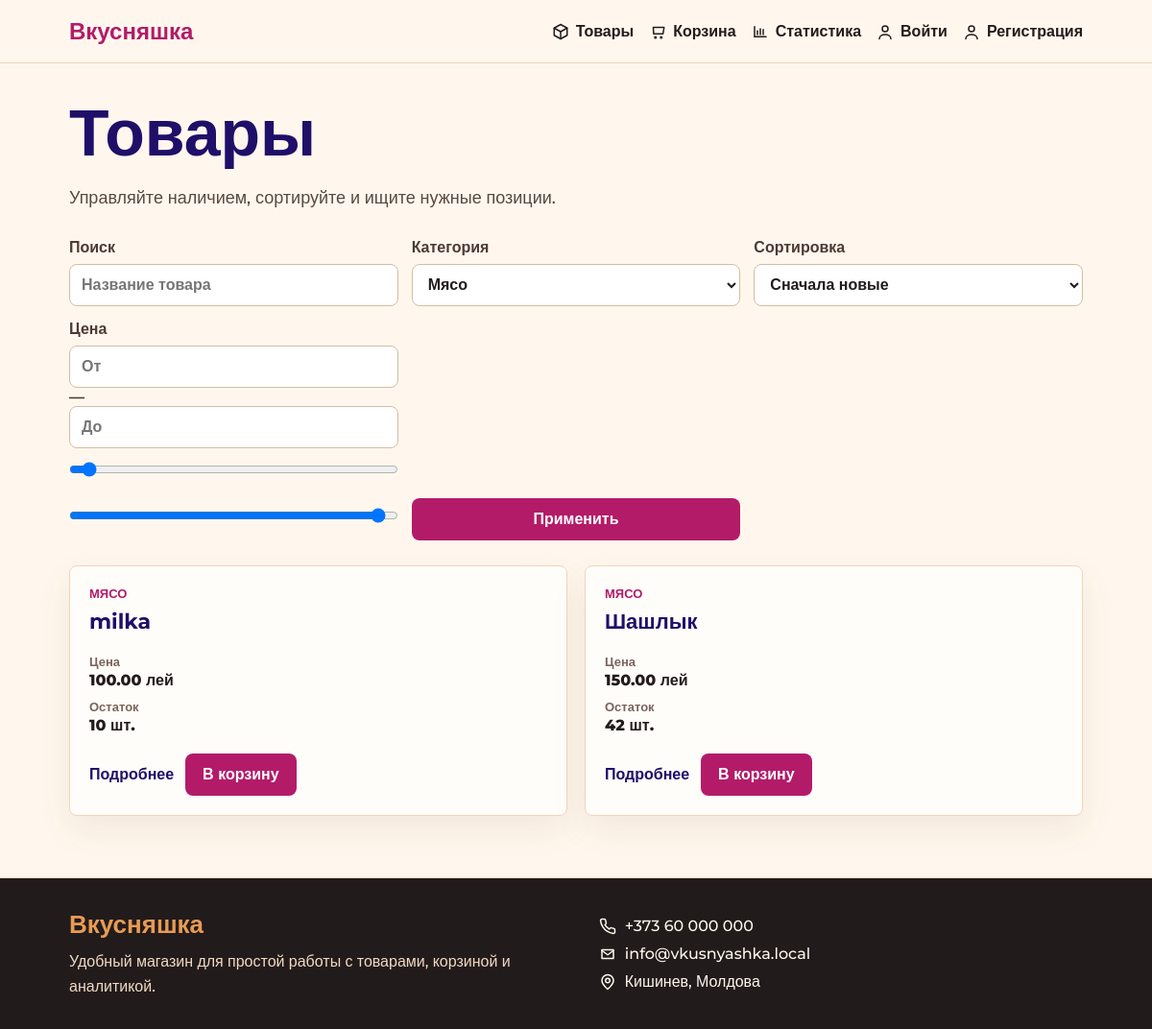
Screenshot of /products?category_id=37 with the database file from the repository.
### tables this page shows
CREATE TABLE products (
                id INTEGER PRIMARY KEY AUTOINCREMENT,
                name TEXT NOT NULL,
                price REAL NOT NULL CHECK(price >= 0),
                stock INTEGER NOT NULL DEFAULT 0,
                category_id INTEGER,
                created_at TEXT NOT NULL,
                FOREIGN KEY (category_id) REFERENCES categories(id)
            );

CREATE TABLE categories (
                id INTEGER PRIMARY KEY AUTOINCREMENT,
                name TEXT NOT NULL UNIQUE
            );

### products.py (the view)
@products_bp.route("/items")
@products_bp.route("/products")
def products():
    category_id = request.args.get("category_id", type=int)
    sort = request.args.get("sort", "new")
    search = request.args.get("search", "").strip()
    price_min = request.args.get("price_min")
    price_max = request.args.get("price_max")
    products = get_products(
        category_id=category_id,
        sort=sort,
        search=search or None,
        min_price=price_min,
        max_price=price_max,
    )
    price_bounds = get_price_bounds()
    return render_template(
        "products.html",
        products=products,
        categories=get_categories(),
        selected_category=category_id,
        sort=sort,
        search=search,
        price_min=price_min,
        price_max=price_max,
        price_bounds=price_bounds,
    )

### auth.py (called while the page is built)
@auth_bp.before_app_request
def load_logged_in_user():
    user_id = session.get("user_id")
    if user_id is None:
        g.user = None
    else:
        g.user = get_user_by_id(user_id)

@auth_bp.app_context_processor
def inject_user():
    return {
        "current_user": g.get("user"),
        "cart_item_count": get_cart_item_count(),
        "csrf_token": generate_csrf_token(),
    }

### models.py (called while the page is built, shortened)
def get_db():
    if "db" not in g:
        g.db = sqlite3.connect(current_app.config["DB_PATH"], detect_types=sqlite3.PARSE_DECLTYPES)
        g.db.row_factory = sqlite3.Row
        g.db.execute("PRAGMA foreign_keys = ON")
    return g.db

def get_categories():
    conn = get_db()
    return conn.execute("SELECT * FROM categories ORDER BY name").fetchall()

def get_products(category_id=None, sort="new", search=None, min_price=None, max_price=None):
    order_by = {
        "new": "p.created_at DESC",
        "name": "p.name ASC",
        "price_asc": "p.price ASC",
        "price_desc": "p.price DESC",
        "stock": "p.stock DESC",
    }
    query = """
        SELECT p.*, c.name AS category_name
        FROM products p
        LEFT JOIN categories c ON c.id = p.category_id
    """
    conditions = []
    params = []
    if category_id:
        conditions.append("p.category_id = ?")
        params.append(category_id)
    if search:
        conditions.append("LOWER(p.name) LIKE ?")
        params.append(f"%{search.lower()}%")
    if conditions:
        query += " WHERE " + " AND ".join(conditions)
    query += f" ORDER BY {order_by.get(sort, 'p.created_at DESC')}"
    conn = get_db()
    return conn.execute(query, params).fetchall()

def get_price_bounds():
    conn = get_db()
    row = conn.execute("SELECT COALESCE(MIN(price), 0) AS min_price, COALESCE(MAX(price), 0) AS max_price FROM products").fetchone()
    return row["min_price"], row["max_price"]

### utils.py (called while the page is built, shortened)
def parse_cart_cookie(cookie_value):
    if not cookie_value:
        return {}

def get_cart_item_count():
    cart = parse_cart_cookie(request.cookies.get("cart"))
    return sum(cart.values())

def generate_csrf_token():
    token = session.get("csrf_token")
    if not token:
        token = secrets.token_urlsafe(16)
        session["csrf_token"] = token
    return token

### templates/products.html (shortened to what this page needs)
{% extends "base.html" %}
{% block content %}
<section class="page-head">
    <div>
        <h1>Товары</h1>
        <p>Управляйте наличием, сортируйте и ищите нужные позиции.</p>
    </div>
</section>
<form class="filters" method="get">
    <label>
        Поиск
        <input type="search" name="search" placeholder="Название товара" value="{{ search }}">
    </label>
    <label>
        Категория
        <select name="category_id">
            {% for category in categories %}
                <option value="{{ category.id }}" {% if selected_category == category.id %}selected{% endif %}>
                    {{ category.name }}
                </option>
            {% endfor %}
        </select>
    </label>
    <label>
        Сортировка
        <select name="sort">
            <option value="new" {% if sort == "new" %}selected{% endif %}>Сначала новые</option>
        </select>
    </label>
    <label>
        Цена
        <div class="price-range">
            <div>
                <input type="number" step="0.01" name="price_min" id="price_min_input" placeholder="От" value="{{ price_min or '' }}">
                —
                <input type="number" step="0.01" name="price_max" id="price_max_input" placeholder="До" value="{{ price_max or '' }}">
            </div>
            <div class="range-sliders">
                <input type="range" id="price_min_range" min="{{ price_bounds[0] }}" max="{{ price_bounds[1] }}" value="{{ price_min or price_bounds[0] }}">
                <input type="range" id="price_max_range" min="{{ price_bounds[0] }}" max="{{ price_bounds[1] }}" value="{{ price_max or price_bounds[1] }}">
            </div>
        </div>
    </label>
    <button type="submit">Применить</button>
</form>
{% if products %}
    <div class="product-grid">
        {% for product in products %}
            <article class="card">
                <div>
                    <p class="category">{{ product.category_name or "Без категории" }}</p>
                    <h2>{{ product.name }}</h2>
                </div>
                <dl>
                    <div>
                        <dt>Цена</dt>
                        <dd>{{ "%.2f"|format(product.price) }} лей</dd>
                    </div>
                    <div>
                        <dt>Остаток</dt>
                        <dd>{{ product.stock }} шт.</dd>
                    </div>
                </dl>
                <div class="card-actions">
                    <a class="text-link" href="{{ url_for('products.product_detail', product_id=product.id) }}">Подробнее</a>
                    <form class="card-form" method="post" action="{{ url_for('cart.add_to_cart', product_id=product.id) }}">
                        <button class="button" type="submit" {% if product.stock == 0 %}disabled{% endif %}>
                            В корзину
                        </button>
                    </form>
                </div>
            </article>
        {% endfor %}
    </div>
{% else %}
    <section class="empty">
        <h2>Товаров пока нет</h2>
        <p>Добавьте первую запись через форму.</p>
    </section>
{% endif %}
{% endblock %}

### static/style.css (style rules this page uses)
* { margin: 0; padding: 0; box-sizing: border-box; }
body { min-height: 100vh; display: flex; flex-direction: column; color: #221b1b; background: #fff7ed; font-family: Montserrat, Arial, sans-serif; font-weight: 500; overflow-x: hidden; }
a { color: inherit; text-decoration: none; }
.hero-text, .page-head, .form-page, .detail, .empty, .table-section, .stats-grid, .filters { animation: fadeUp 0.7s ease both; }
.hero h1, .page-head h1, .form-page h1, .detail h1, .empty h1 { color: #1f0f69; font-size: clamp(34px, 6vw, 68px); line-height: 1.05; font-weight: 800; }
.hero p, .page-head p, .empty p { margin-top: 18px; color: #594843; font-size: 18px; line-height: 1.7; }
.button, button { display: inline-flex; justify-content: center; align-items: center; min-height: 44px; border: 0; border-radius: 8px; padding: 12px 18px; background: #b31b69; color: #fff; font: inherit; font-weight: 700; cursor: pointer; gap: 8px; transition: background 0.2s ease, box-shadow 0.2s ease, transform 0.2s ease; }
.page-head { display: flex; align-items: center; justify-content: space-between; gap: 24px; margin-bottom: 26px; }
.filters, .product-form { display: grid; grid-template-columns: repeat(3, minmax(180px, 1fr)); gap: 14px; align-items: end; margin-bottom: 26px; }
label { display: grid; gap: 8px; color: #4d3935; font-weight: 700; }
input, select { width: 100%; min-height: 44px; border: 1px solid #d7bba2; border-radius: 8px; padding: 10px 12px; background: #fff; color: #221b1b; font: inherit; }
.product-grid { display: grid; grid-template-columns: repeat(auto-fit, minmax(240px, 1fr)); gap: 18px; }
.card-actions { display: flex; gap: 12px; flex-wrap: wrap; align-items: center; }
.card, .stat, .detail, .table-section, .empty, .form-page { border: 1px solid #efd6be; border-radius: 8px; background: #fffdf9; box-shadow: 0 14px 36px rgba(96, 55, 21, 0.08); }
.card { min-height: 230px; display: flex; flex-direction: column; justify-content: space-between; gap: 20px; padding: 20px; animation: fadeUp 0.55s ease both; transition: border-color 0.2s ease, box-shadow 0.2s ease, transform 0.2s ease; }
.card:nth-child(2n) { animation-delay: 0.05s; }
.category { color: #b31b69; font-size: 13px; font-weight: 800; text-transform: uppercase; }
.card h2 { margin-top: 8px; color: #1f0f69; font-size: 22px; }
dl { display: grid; gap: 10px; }
dt { color: #7a635b; font-size: 13px; font-weight: 700; }
dd { margin-top: 2px; font-weight: 800; }
.text-link { color: #1f0f69; font-weight: 800; }

### rows the page displays
products: name "МЯСО", name "milka", price "100.00", stock "10"
products: name "МЯСО", name "Шашлык", price "150.00", stock "42"

### other values shown
form field category_id "Мясо"
